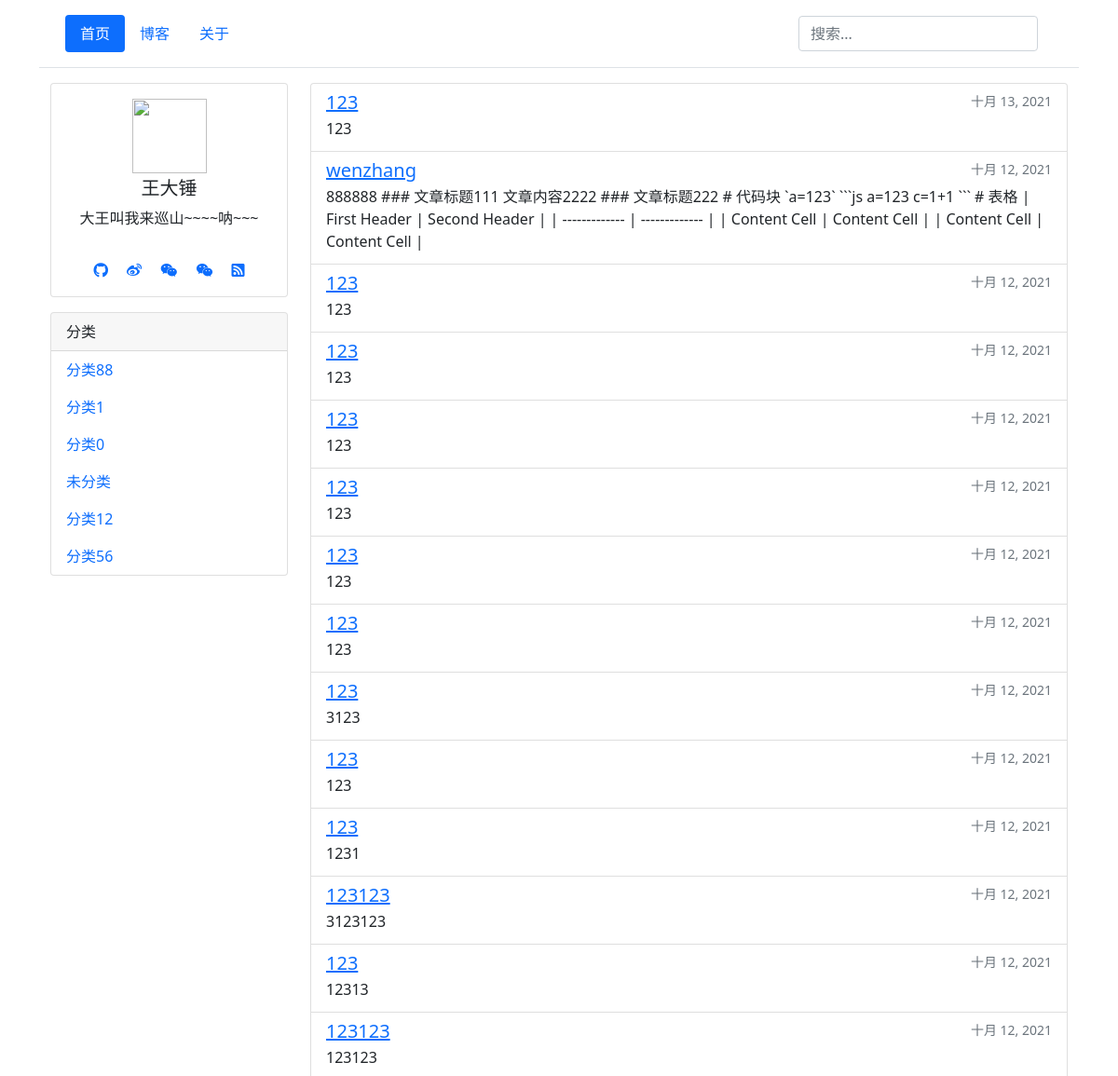
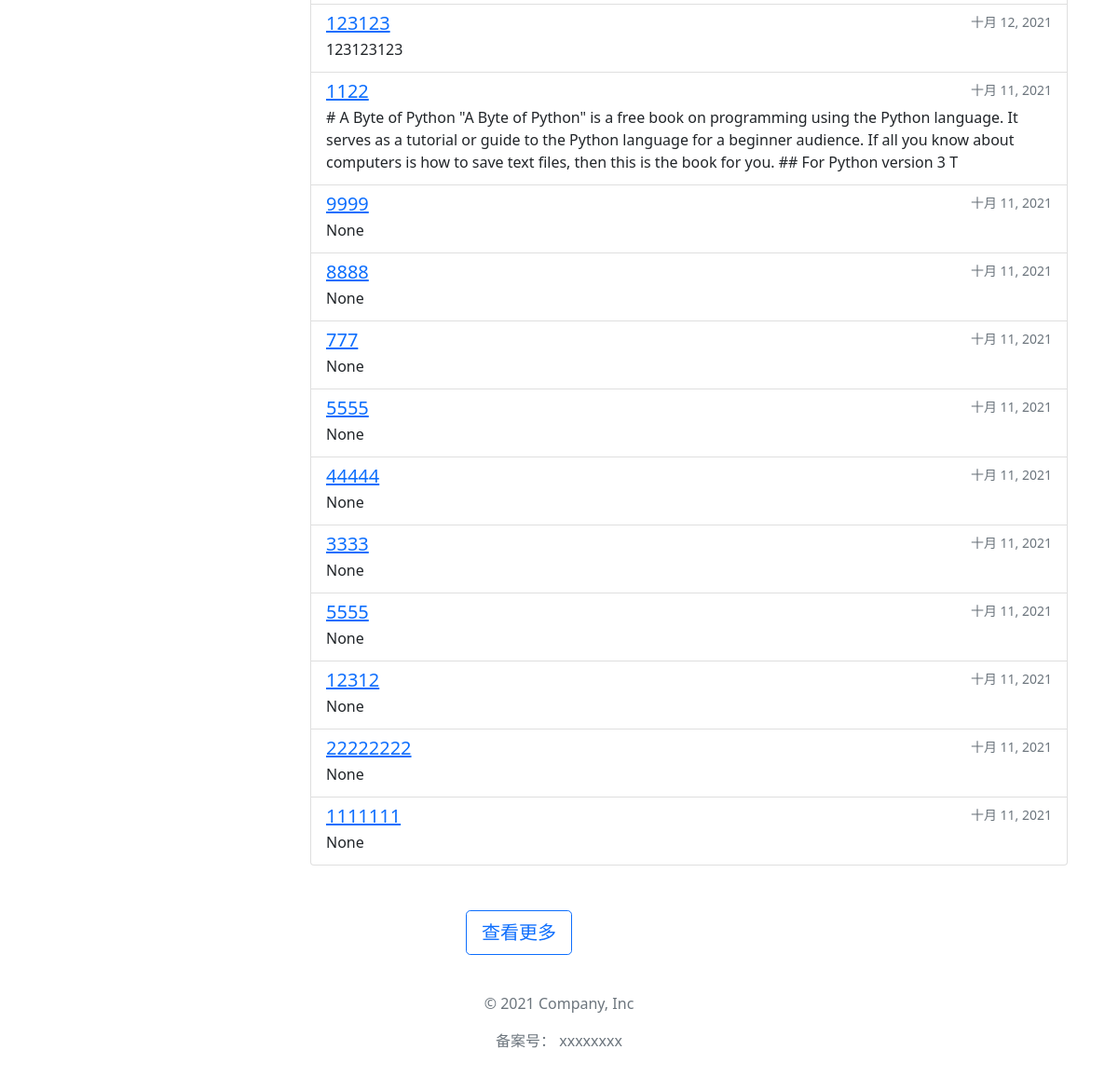
The page / on the database its author committed (2 pictures, top to bottom).
### blog/models.py (models this page shows, shortened)
class Category(models.Model):
    name = models.CharField('分类名', max_length=64)
    sort = models.SmallIntegerField('分类排序', default=0, help_text="数字越大，排名越靠前")
    created = models.DateTimeField(verbose_name='添加时间',  auto_now_add=True)
    modified = models.DateTimeField(verbose_name='修改时间', default=timezone.now)
    def __str__(self):
        return self.name
    def get_absolute_url(self):
        return reverse('category-detail', kwargs={'pk': self.pk})
    class Meta:  # 按sort排序
        ordering = ['-sort']
        verbose_name = "分类"
        verbose_name_plural = verbose_name

class Article(models.Model):
    title = models.CharField('文章标题',max_length=128)
    category = models.ForeignKey(Category, verbose_name='文章分类', on_delete=models.SET_DEFAULT, default=category_haveNo)
    is_public = models.BooleanField('是否公开', default=True, help_text="文章是否公开展示，不勾选就对外隐藏")
    is_original = models.BooleanField('是否原创', default=True, help_text="文章是否原创，不勾选就是转载")
    content_markdown = models.TextField('文章内容markdown', null=True, blank=True)
    content_html = models.TextField('文章内容html', null=True, blank=True,help_text="返回给客户端(根据markdown自动生成的，不要手动修改)")
    keywords = models.CharField('seo的keywords', max_length=640, blank=True, null=True)
    description = models.CharField('seo的description', max_length=640, blank=True, null=True)
    click = models.PositiveIntegerField('点击量',default=0)
    created = models.DateTimeField(verbose_name='添加时间',  auto_now_add=True)
    modified = models.DateTimeField(verbose_name='修改时间', default=timezone.now)
    def get_absolute_url(self):
        return reverse('article-detail', kwargs={'pk': self.pk})
    class Meta:
        ordering = ['-created'] # 默认按照创建时间排序
        verbose_name = "文章"
        verbose_name_plural = verbose_name

### blog/views.py (the view)
# urls.py: path('', IndexPageView.as_view(), name='home'),
class IndexPageView(ListView):
    queryset = Article.get_public_article()
    template_name = "blog/index.html"
    def get_context_data(self, **kwargs):
        context = super().get_context_data(**kwargs)
        context['SITE_CONFIG'] = settings.SITE_CONFIG  # 网站配置信息
        context['category'] = Category.objects.all()  # 网站分类
        return context

### templates/blog/index.html (shortened to what this page needs)
{% extends "base.html" %}
{% block content %}
<div class="container">
  <div class="row">
    <div class="col-3 d-none d-md-block">
     <div class="row">
         <div class="col">
             {% include 'user_info.html' %}
         </div>
     </div>
          <div class="row mt-3">
         <div class="col">
             {% include 'category.html' %}
         </div>
     </div>
    </div>
    <div class="col">
  <ul class="list-group  ">
      {% for article in object_list %}
   <li   class="list-group-item  ">
    <div class="d-flex w-100 justify-content-between">
      <h5 class="mb-1"><a target="_blank" href="{{ article.get_absolute_url }}"> {{ article.title }}</a></h5>
      <small class="text-muted">{{ article.created|date }}</small>
    </div>
    <p class="mb-1">{{ article.content_markdown|slice:":300" }}</p>
  </li>
   {% empty %}
        <li>内容为空。</li>
    {% endfor %}
</ul>
    </div>
  </div>
</div>
<div class="mx-auto mt-5" style="width: 200px;">
<a class="btn btn-outline-primary btn-lg" href="{% url 'article-list' %}" role="button">查看更多</a>
</div>
{% endblock %}

### templates/category.html
<div class="card"  >
  <div class="card-header">
    分类
  </div>
<ul class="nav nav-pills flex-column mb-auto">
{% for item in category %}
    <li class="nav-item ">
        <a class="nav-link {% if request.path == item.get_absolute_url %}active{% endif %}" target="_blank" href="{{ item.get_absolute_url }}">{{ item }}</a>
    </li>
{% empty %}
    啥都没有
{% endfor %}
</ul>
</div>

### rows shown on the page
Category: name "分类88"
Category: name "分类1"
Category: name "分类0"
Category: name "未分类"
Category: name "分类12"
Category: name "分类56"
Article: title "123", created "十月 13, 2021", content_markdown "123"
Article: title "wenzhang", created "十月 12, 2021", content_markdown "888888 ### 文章标题111 文章内容2222 ### 文章标题222 # 代码块 `a=123` ```js a=123 c=1+1 ``` # 表格 | First Header | Second Header | | ------------- | ------------- | | Content Cell | Content Cell | | Content Cell | Content Cell |"
Article: title "123", created "十月 12, 2021", content_markdown "123"
Article: title "123", created "十月 12, 2021", content_markdown "123"
Article: title "123", created "十月 12, 2021", content_markdown "123"
Article: title "123", created "十月 12, 2021", content_markdown "123"
Article: title "123", created "十月 12, 2021", content_markdown "123"
Article: title "123", created "十月 12, 2021", content_markdown "123"
Article: title "123", created "十月 12, 2021", content_markdown "3123"
Article: title "123", created "十月 12, 2021", content_markdown "123"
Article: title "123", created "十月 12, 2021", content_markdown "1231"
Article: title "123123", created "十月 12, 2021", content_markdown "3123123"
Article: title "123", created "十月 12, 2021", content_markdown "12313"
Article: title "123123", created "十月 12, 2021", content_markdown "123123"
Article: title "123123", created "十月 12, 2021", content_markdown "123123123"
Article: title "1122", created "十月 11, 2021", content_markdown "# A Byte of Python \"A Byte of Python\" is a free book on programming using the Python language. It serves as a tutorial or guide to the Python language for a beginner audience. If all you know about computers is how to save text files, then this is the book for you. ## For Python version 3 T"
Article: title "9999", created "十月 11, 2021", content_markdown "None"
Article: title "8888", created "十月 11, 2021", content_markdown "None"
Article: title "777", created "十月 11, 2021", content_markdown "None"
Article: title "5555", created "十月 11, 2021", content_markdown "None"
Article: title "44444", created "十月 11, 2021", content_markdown "None"
Article: title "3333", created "十月 11, 2021", content_markdown "None"
Article: title "5555", created "十月 11, 2021", content_markdown "None"
Article: title "12312", created "十月 11, 2021", content_markdown "None"
Article: title "22222222", created "十月 11, 2021", content_markdown "None"
Article: title "1111111", created "十月 11, 2021", content_markdown "None"

### other values the page prints
{{ SITE_CONFIG.我的信息.名字 }} "王大锤"
{{ SITE_CONFIG.我的信息.座右铭 }} "大王叫我来巡山~~~~呐~~~"
